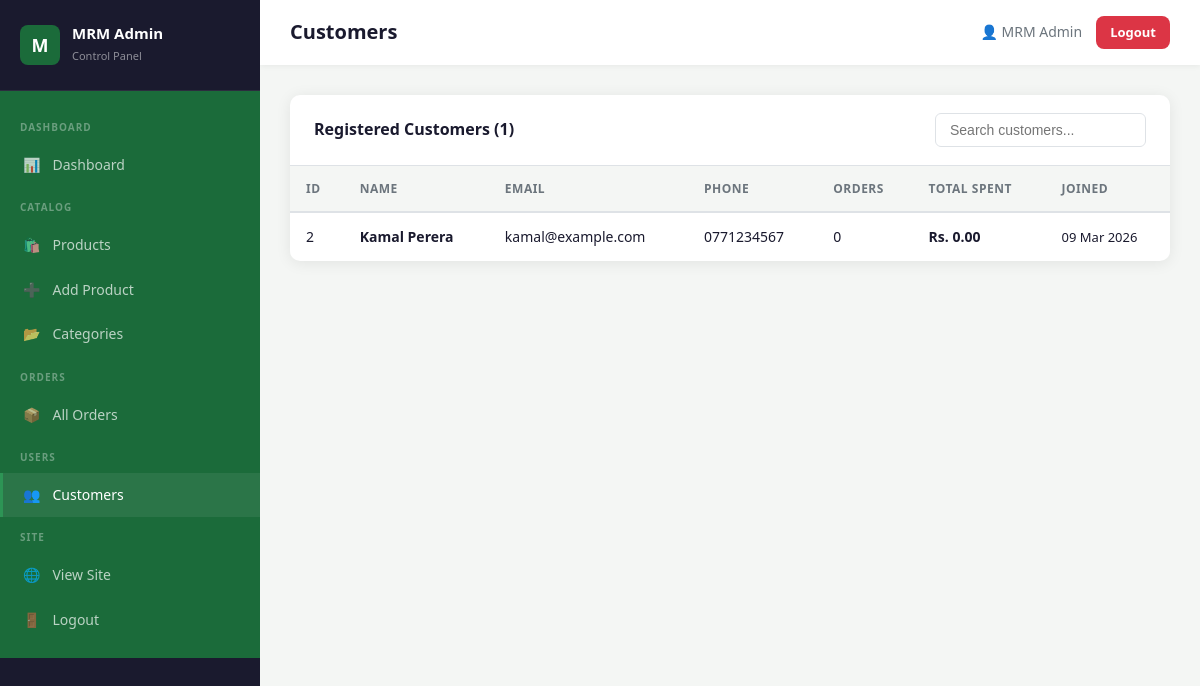
The page /admin/users.php (signed in) on the database its author committed.
### tables this page shows
CREATE TABLE IF NOT EXISTS users (
    id INT AUTO_INCREMENT PRIMARY KEY,
    name VARCHAR(100) NOT NULL,
    email VARCHAR(100) UNIQUE NOT NULL,
    password VARCHAR(255) NOT NULL,
    phone VARCHAR(20),
    address TEXT,
    role ENUM('user','admin') DEFAULT 'user',
    created_at TIMESTAMP DEFAULT CURRENT_TIMESTAMP
);

### includes/auth.php (called while the page is built, shortened)
<?php
function sanitize($str) {
    return htmlspecialchars(strip_tags(trim($str)), ENT_QUOTES, 'UTF-8');
}

### admin/users.php (the view, shortened to what this page needs)
<?php
require_once 'includes/admin_header.php';
$users = $conn->query("SELECT u.*, COUNT(o.id) as order_count, COALESCE(SUM(o.total_amount),0) as total_spent FROM users u LEFT JOIN orders o ON u.id = o.user_id WHERE u.role = 'user' GROUP BY u.id ORDER BY u.created_at DESC");
?>
<div class="admin-table-card">
    <div class="admin-table-header">
        <h3>Registered Customers (<?= $users->num_rows ?>)</h3>
        <input type="text" id="tableSearch" class="search-input" placeholder="Search customers...">
    </div>
    <div style="overflow-x:auto;">
        <table class="table">
            <thead>
                <tr>
                    <th>ID</th>
                    <th>Name</th>
                    <th>Email</th>
                    <th>Phone</th>
                    <th>Orders</th>
                    <th>Total Spent</th>
                    <th>Joined</th>
                </tr>
            </thead>
            <tbody>
            <?php if ($users->num_rows === 0): ?>
            <tr><td colspan="7" style="text-align:center; padding:40px; color:var(--gray);">No customers yet.</td></tr>
            <?php else: while ($u = $users->fetch_assoc()): ?>
            <tr>
                <td><?= $u['id'] ?></td>
                <td><strong><?= sanitize($u['name']) ?></strong></td>
                <td><?= sanitize($u['email']) ?></td>
                <td><?= sanitize($u['phone'] ?? '—') ?></td>
                <td><?= $u['order_count'] ?></td>
                <td><strong>Rs. <?= number_format($u['total_spent'], 2) ?></strong></td>
                <td style="font-size:13px;"><?= date('d M Y', strtotime($u['created_at'])) ?></td>
            </tr>
            <?php endwhile; endif; ?>
            </tbody>
        </table>
    </div>
</div>
<?php require_once 'includes/admin_footer.php'; ?>

### css/style.css (style rules this page uses)
:root { --primary: #1b6b3a; --primary-dark: #145230; --primary-light: #2d9455; --secondary: #52b788; --accent: #ff6b35; --sale: #e63946; --sale-bg: #fff3cd; --yellow: #ffc107; --dark: #1a1a2e; --gray: #6c757d; --light-gray: #f4f6f4; --border: #dee2e6; --white: #ffffff; --shadow: 0 2px 15px rgba(0,0,0,0.08); --shadow-hover: 0 8px 30px rgba(0,0,0,0.15); --radius: 10px; --transition: all 0.3s ease; }
* { margin: 0; padding: 0; box-sizing: border-box; }
body { font-family: 'Segoe UI', Tahoma, Geneva, Verdana, sans-serif; background: var(--light-gray); color: var(--dark); line-height: 1.6; font-size: 15px; }
.table { width: 100%; border-collapse: collapse; font-size: 14px; }
.table th { background: var(--light-gray); padding: 13px 16px; text-align: left; font-weight: 700; text-transform: uppercase; font-size: 12px; letter-spacing: 0.5px; color: var(--gray); border-bottom: 2px solid var(--border); }
.table td { padding: 13px 16px; border-bottom: 1px solid var(--border); vertical-align: middle; }
.table tr:last-child td { border-bottom: none; }
.admin-table-card { background: white; border-radius: var(--radius); box-shadow: var(--shadow); overflow: hidden; }
.admin-table-header { padding: 18px 24px; display: flex; align-items: center; justify-content: space-between; border-bottom: 1px solid var(--border); flex-wrap: wrap; gap: 12px; }
.admin-table-header h3 { font-size: 16px; font-weight: 700; }
.search-input { padding: 8px 14px; border: 1px solid var(--border); border-radius: 6px; font-size: 14px; outline: none; }

### rows shown on the page
users: id "2", name "Kamal Perera", email "kamal@example.com", phone "0771234567", order_count "0", total_spent "0.00", created_at "09 Mar 2026"

### other values the page prints
$adminTitle "Customers"
$_SESSION['user_name'] "MRM Admin"
$users->num_rows "1"
